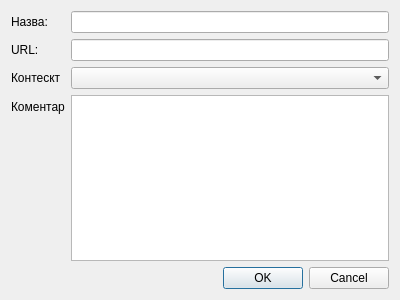
<?xml version="1.0" encoding="UTF-8"?>
<ui version="4.0">
 <class>AddLinkDialog</class>
 <widget class="QDialog" name="AddLinkDialog">
  <property name="geometry">
   <rect>
    <x>0</x>
    <y>0</y>
    <width>400</width>
    <height>300</height>
   </rect>
  </property>
  <property name="windowTitle">
   <string>Dialog</string>
  </property>
  <layout class="QVBoxLayout" name="verticalLayout">
   <item>
    <layout class="QFormLayout" name="formLayout">
     <item row="0" column="0">
      <widget class="QLabel" name="nameLabel">
       <property name="text">
        <string>Назва:</string>
       </property>
      </widget>
     </item>
     <item row="0" column="1">
      <widget class="QLineEdit" name="nameLineEdit"/>
     </item>
     <item row="1" column="0">
      <widget class="QLabel" name="urlLabel">
       <property name="text">
        <string>URL:</string>
       </property>
      </widget>
     </item>
     <item row="1" column="1">
      <widget class="QLineEdit" name="urlLineEdit"/>
     </item>
     <item row="2" column="0">
      <widget class="QLabel" name="contextLabel">
       <property name="text">
        <string>Контескт</string>
       </property>
      </widget>
     </item>
     <item row="2" column="1">
      <widget class="QComboBox" name="contextComboBox"/>
     </item>
     <item row="3" column="0">
      <widget class="QLabel" name="commentLabel">
       <property name="text">
        <string>Коментар</string>
       </property>
      </widget>
     </item>
     <item row="3" column="1">
      <widget class="QTextEdit" name="commentTextEdit"/>
     </item>
    </layout>
   </item>
   <item>
    <widget class="QDialogButtonBox" name="buttonBox">
     <property name="orientation">
      <enum>Qt::Orientation::Horizontal</enum>
     </property>
     <property name="standardButtons">
      <set>QDialogButtonBox::StandardButton::Cancel|QDialogButtonBox::StandardButton::Ok</set>
     </property>
    </widget>
   </item>
  </layout>
 </widget>
 <resources/>
 <connections>
  <connection>
   <sender>buttonBox</sender>
   <signal>accepted()</signal>
   <receiver>AddLinkDialog</receiver>
   <slot>accept()</slot>
   <hints>
    <hint type="sourcelabel">
     <x>248</x>
     <y>254</y>
    </hint>
    <hint type="destinationlabel">
     <x>157</x>
     <y>274</y>
    </hint>
   </hints>
  </connection>
  <connection>
   <sender>buttonBox</sender>
   <signal>rejected()</signal>
   <receiver>AddLinkDialog</receiver>
   <slot>reject()</slot>
   <hints>
    <hint type="sourcelabel">
     <x>316</x>
     <y>260</y>
    </hint>
    <hint type="destinationlabel">
     <x>286</x>
     <y>274</y>
    </hint>
   </hints>
  </connection>
 </connections>
</ui>
